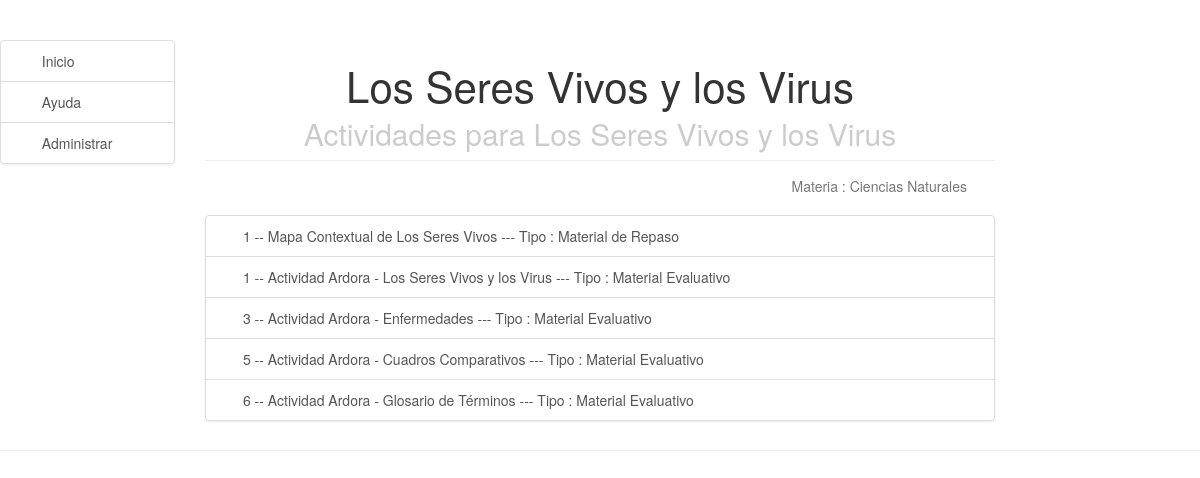
Screenshot of /didData/1/ with the database file from the repository.
### didData/models.py (models this page shows, shortened)
class Actividad(models.Model):
    idTema = models.ForeignKey(Tema)
    idTipoActividad = models.ForeignKey(TipoActividad)
    identificacion = models.IntegerField()
    nombre = models.CharField(max_length=200)
    descripcion = models.TextField()
    comentario = models.TextField()
    activa = models.BooleanField()

class Tema(models.Model):
    idMateria = models.ForeignKey(Materia)
    identificacion = models.IntegerField()
    nombre = models.CharField(max_length=200)
    descripcion = models.TextField()
    comentario = models.TextField
    activa = models.BooleanField()

class Materia(models.Model):
    identificacion = models.IntegerField()
    nombre = models.CharField(max_length=50)
    descripcion = models.TextField()
    comentario = models.TextField
    activa = models.BooleanField()

class TipoActividad(models.Model):
    identificacion = models.IntegerField()
    nombre = models.CharField(max_length=50)
    descripcion = models.TextField()
    comentario = models.TextField
    activa = models.BooleanField()

### didData/views.py (the view)
# urls.py: url(r'^didData/(?P<pk>[0-9]+)/$', views.detalleTema),
def detalleTema(request, pk):
    tema = get_object_or_404(Tema, id=pk) #objeto Tipo Tema identificacion = pk
    var_idTema = tema.id
    actividades = Actividad.objects.filter(idTema=var_idTema).select_related('idTema')
    return render(request, 'didData/detalleTema.html', {'Actividades': actividades})

### didData/templates/didData/detalleTema.html
    {% extends 'didData/base.html' %}
    {% load staticfiles %}
    {% block content %}
        <div class="header">
            <h1>{{ Actividades.first.idTema.nombre }}</h1>
            <h2>Actividades para {{ Actividades.first.idTema.nombre }}</h2>
        </div>
        <div class="content">
            <br>
            <p style= "text-align:right;">Materia : {{ Actividades.first.idTema.idMateria.descripcion }}</p>
        </div>
        <div >
            <div class="list-group">
            {% for actividad in Actividades.iterator %}
                {% with idActividad=actividad.id %}
                    {% if actividad.idTipoActividad.identificacion == 1 %}
                        <a class="list-group-item" href="{% url 'didData.views.detalleActividadPython' pk=actividad.id %}">
                        <i class="fa fa-bars fa-fw" aria-hidden="true"></i>&nbsp;{{ actividad.identificacion }} -- {{ actividad.nombre }} --- Tipo : {{ actividad.idTipoActividad.nombre }}</a>
                    {% elif actividad.idTipoActividad.identificacion == 2 %}
                        <a class="list-group-item" href="{% static actividad.descripcion %}">
                        <i class="fa fa-check fa-fw" aria-hidden="true"></i>&nbsp;{{ actividad.identificacion }} -- {{ actividad.nombre }} --- Tipo : {{ actividad.idTipoActividad.nombre }}</a>
                    {% endif %}
                {% endwith %}
            {% endfor %}
            </div>
        </div>
    {% endblock %}

### didData/static/css/side-menu.css (style rules this page uses)
body { color: #777; }
.content { margin: 0 auto; padding: 0 2.5em; max-width: 800px; margin-bottom: 20px; line-height: 1.2em; }
.header { margin: 0; color: #333; text-align: center; padding: 1em 2em 0; border-bottom: 1px solid #eee; }
.header h1 { margin: 0.2em 0; font-size: 3em; font-weight: 280; }
.header h2 { font-weight: 250; color: #ccc; padding: 0; margin-top: 0; }
@media (min-width: 48em) { .header, .content { padding-left: 2em; padding-right: 2em; } }

### rows the page displays
Actividad: first.idTema.nombre "Los Seres Vivos y los Virus", first.idTema.idMateria.descripcion "Ciencias Naturales", identificacion "1", nombre "Mapa Contextual de Los Seres Vivos", idTipoActividad.nombre "Material de Repaso"
Actividad: identificacion "1", nombre "Actividad Ardora - Los Seres Vivos y los Virus", idTipoActividad.nombre "Material Evaluativo"
Actividad: identificacion "3", nombre "Actividad Ardora - Enfermedades", idTipoActividad.nombre "Material Evaluativo"
Actividad: identificacion "5", nombre "Actividad Ardora - Cuadros Comparativos", idTipoActividad.nombre "Material Evaluativo"
Actividad: identificacion "6", nombre "Actividad Ardora - Glosario de Términos", idTipoActividad.nombre "Material Evaluativo"
